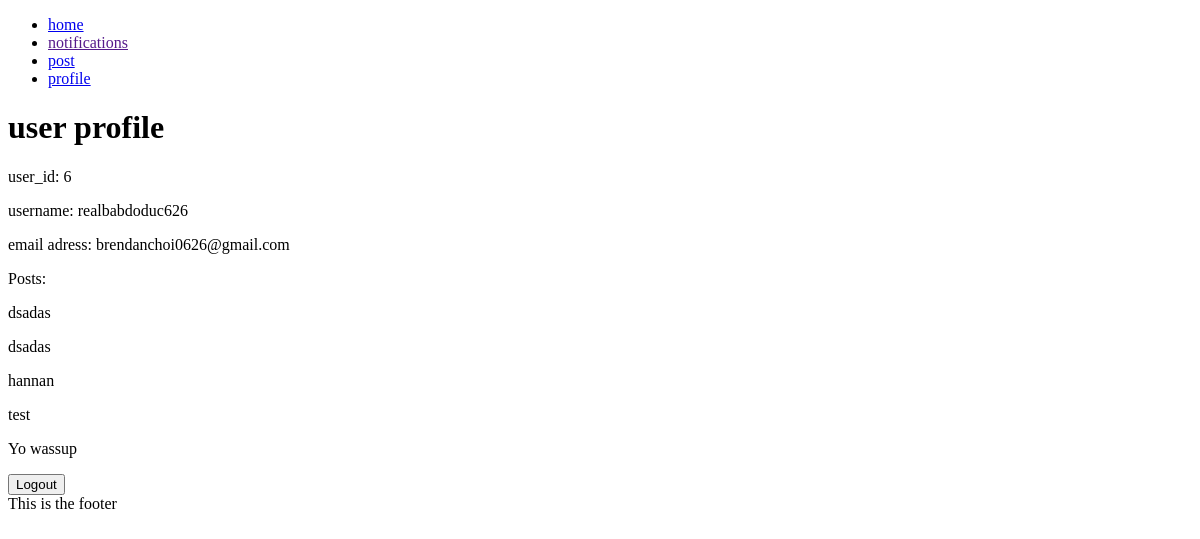
Page /profile (signed in) on the earlier database version.
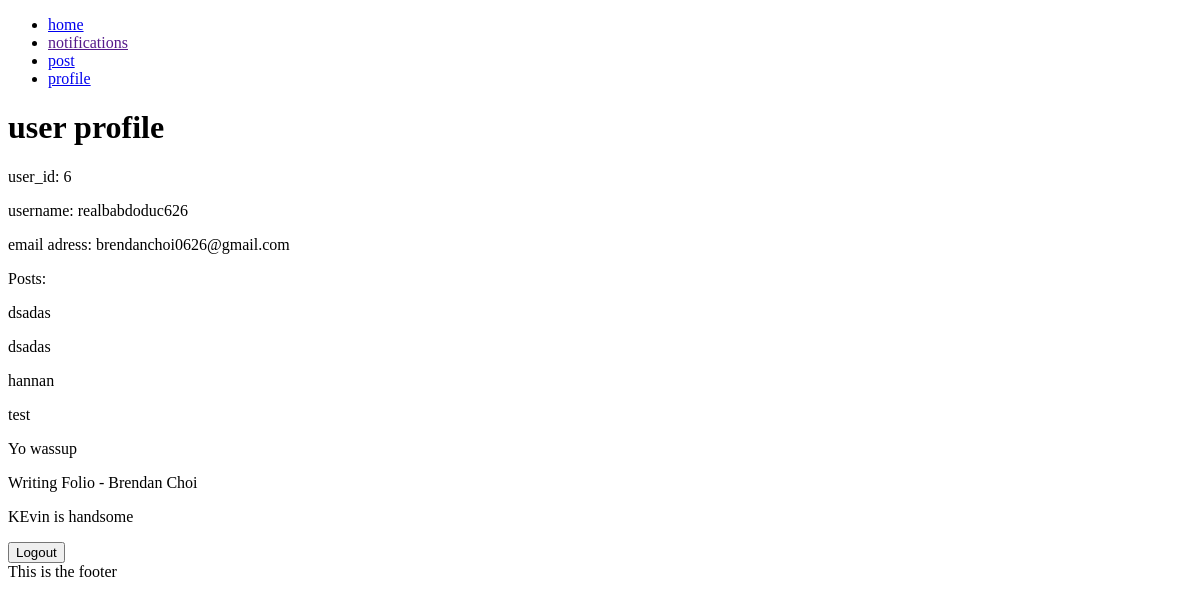
Same page on the later database version.
### models.py (models this page shows)
class Post(db.Model):
    __tablename__ = 'Post'
    id = db.Column(db.Integer, primary_key=True)
    title = db.Column(db.Text)
    discussion = db.Column(db.Text)
    date = db.Column(db.Integer)
    likes = db.Column(db.Integer)
    user_id = db.Column(db.Integer, db.ForeignKey('User.id'))
    post_user = db.relationship('User', back_populates='user_post')
    replies_post = db.relationship('Reply', secondary=PostReply, back_populates='posts_reply')
    categories_post = db.relationship('Category', secondary=PostCategory, back_populates='posts_category')

### main.py (the view)
@app.route('/profile')
def profile():
    if g.logged_in_user:
        user_info = sqlite_conn('data.db', 'SELECT * FROM User WHERE id = {}'.format(session['logged_in_user']), True)
        post_info = models.Post.query.filter_by(user_id = session['logged_in_user']).all()
        return render_template('profile.html', id=user_info[0], username=user_info[1], email=user_info[2], post=post_info)
    return redirect(url_for('user'))

### main.py (called while the page is built)
def sqlite_conn(database, query, single=False):
    conn = sqlite3.connect(database)
    cur = conn.cursor()
    cur.execute(query)
    results = cur.fetchone() if single else cur.fetchall()
    conn.close()
    return results

@app.before_request
def before_request():
    g.logged_in_user = None
    if 'logged_in_user' in session:
        g.logged_in_user = session['logged_in_user']

### templates/profile.html
{% extends 'layout.html' %}
{% block content %}
<h1>user profile</h1>
<p>user_id: {{ id }}</p>
<p>username: {{ username }}</p>
<p>email adress: {{ email }}</p>
<p>Posts:</p>
{% for x in post %}
    <p>{{x.title}}</p>
{% endfor %}
<button onclick="window.location = 'http://127.0.0.1:5000/logout'" type="submit">Logout</button>
{% endblock %}

Differences in the rows shown:
added Post: title "Writing Folio - Brendan Choi"
added Post: title "KEvin is handsome"
